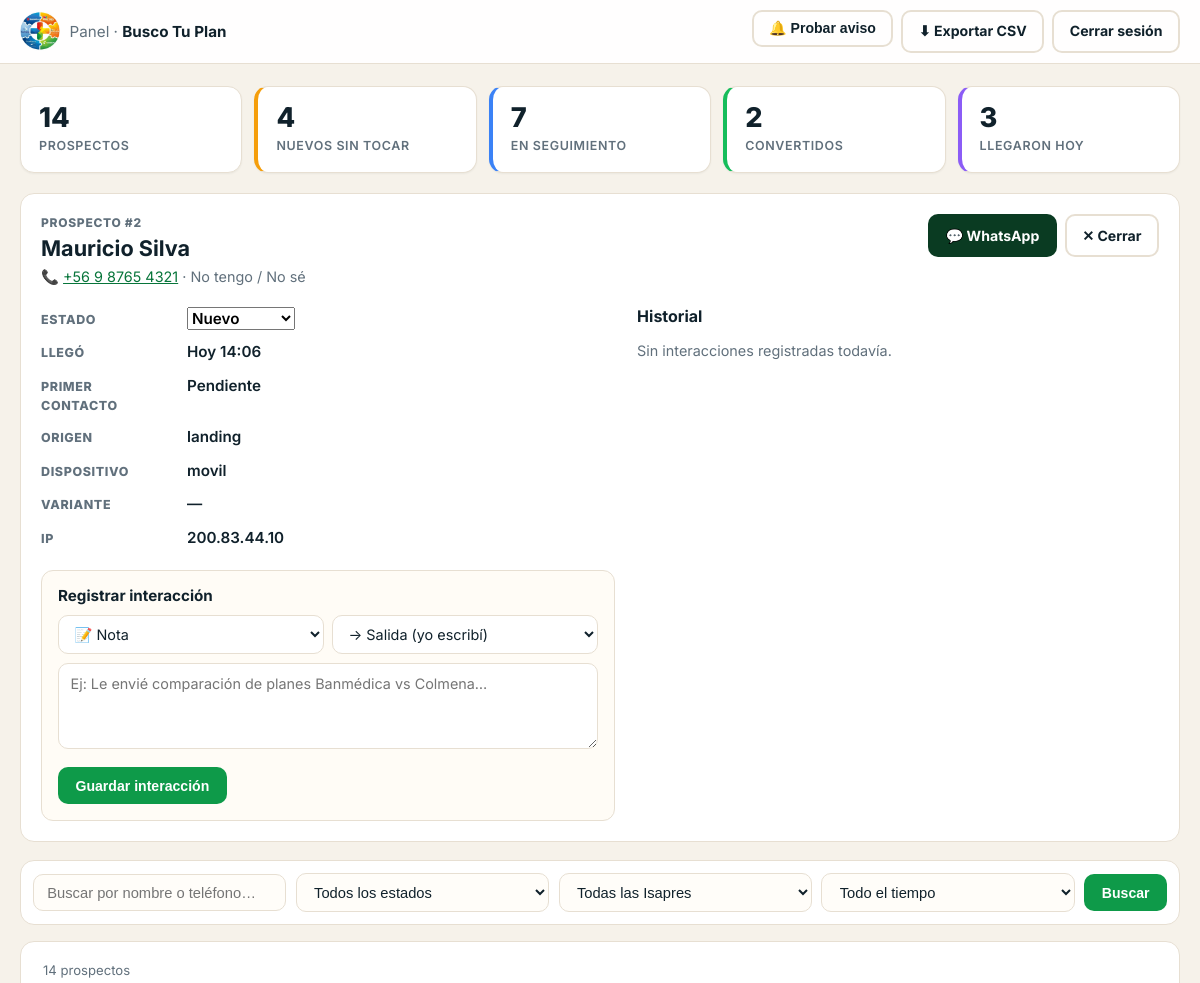
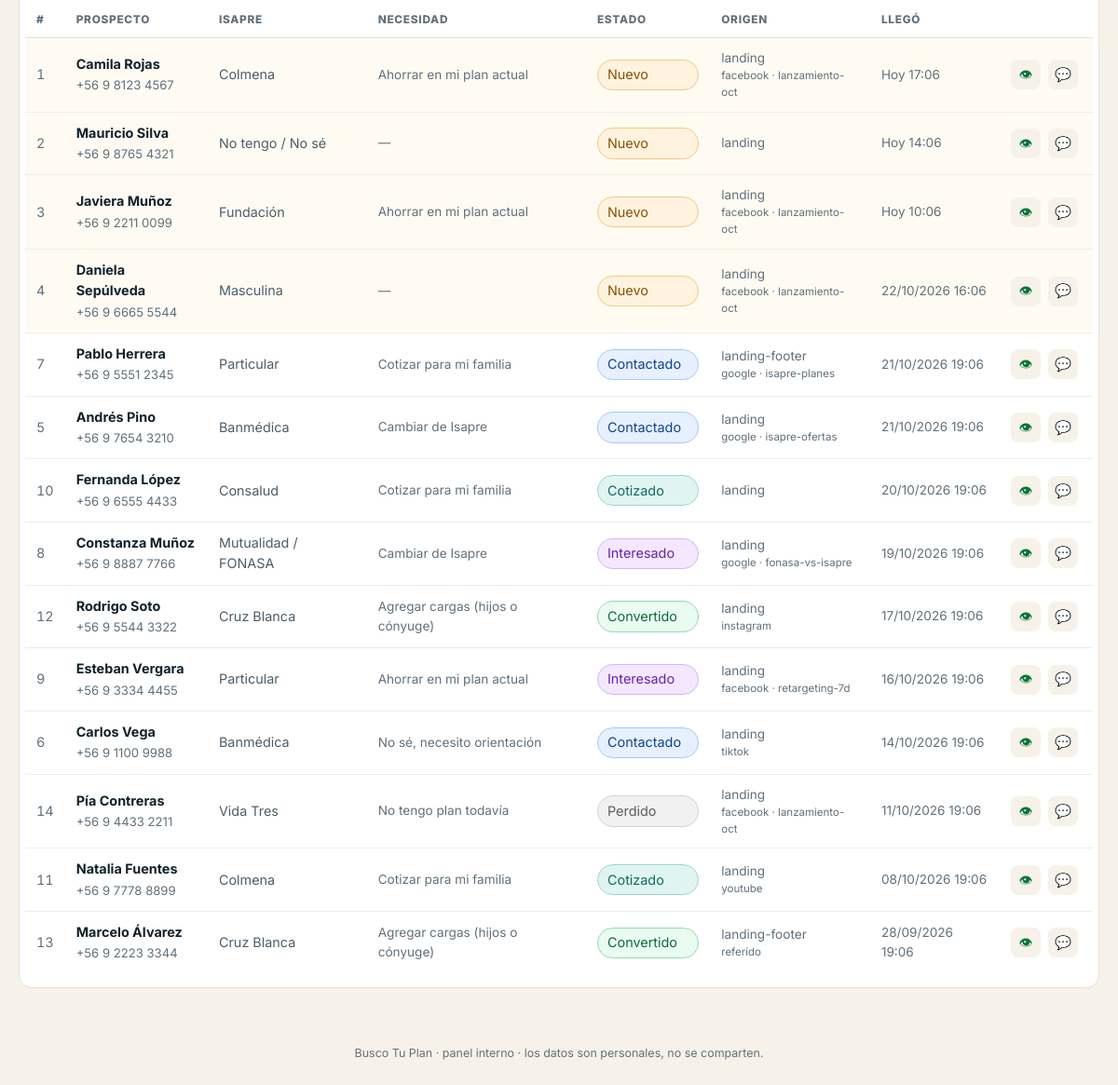
Page /admin/leads.php?ver=2& (signed in) on the committed database (2 pictures, top to bottom).
### tables this page shows
CREATE TABLE IF NOT EXISTS `leads` (
  `id`                   INT UNSIGNED     NOT NULL AUTO_INCREMENT,
  `nombre`               VARCHAR(120)     NOT NULL,
  `telefono`             VARCHAR(32)      NOT NULL COMMENT 'Ej: +56987654321',
  `telefono_normalizado` VARCHAR(32)      NOT NULL COMMENT 'Solo dígitos nacionales',
  `email`                VARCHAR(160)     DEFAULT NULL,
  `isapre_actual`        VARCHAR(60)      DEFAULT NULL,
  `necesidad`            VARCHAR(60)      DEFAULT NULL,
  `cargas`               TINYINT UNSIGNED DEFAULT NULL,
  `mensaje`              TEXT             DEFAULT NULL,

   
  `origen`               VARCHAR(40)      NOT NULL DEFAULT 'landing',
  `utm_source`           VARCHAR(120)     DEFAULT NULL,
  `utm_medium`           VARCHAR(120)     DEFAULT NULL,
  `utm_campaign`         VARCHAR(160)     DEFAULT NULL,
  `utm_content`          VARCHAR(160)     DEFAULT NULL,
  `utm_term`             VARCHAR(160)     DEFAULT NULL,
  `variante`             VARCHAR(24)      DEFAULT NULL COMMENT 'CTA que vio: formulario | whatsapp',
  `referrer`             VARCHAR(500)     DEFAULT NULL,
  `landing_url`          VARCHAR(500)     DEFAULT NULL,
  `dispositivo`          VARCHAR(80)      DEFAULT NULL,
  `ip`                   VARCHAR(45)      DEFAULT NULL,
  `user_agent`           VARCHAR(500)     DEFAULT NULL,

   
  `estado`               ENUM('nuevo','contactado','interesado','cotizado',
                               'convertido','perdido') NOT NULL DEFAULT 'nuevo',
  `consentimiento`       TINYINT(1)       NOT NULL DEFAULT 0,
  `contactado_en`        DATETIME         DEFAULT NULL,
  `notas`                TEXT             DEFAULT NULL,

  `created_at`           DATETIME         NOT NULL DEFAULT CURRENT_TIMESTAMP,
  `updated_at`           DATETIME         NOT NULL DEFAULT CURRENT_TIMESTAMP
                                       ON UPDATE CURRENT_TIMESTAMP,

  PRIMARY KEY (`id`),
  KEY `idx_estado`  (`estado`),
  KEY `idx_created` (`created_at`),
  KEY `idx_tel`     (`telefono_normalizado`)
);

### admin/_guard.php (called while the page is built, shortened)
<?php
require_once dirname(__DIR__) . '/config.php';
if (!function_exists('btp_rand')) {
    function e($s) { return htmlspecialchars((string) $s, ENT_QUOTES, 'UTF-8'); }
    function db()
    {
        return btp_conectar();
    }
}
function btp_estados()
{
    return array('nuevo', 'contactado', 'interesado', 'cotizado', 'convertido', 'perdido');
}

### config.php (called while the page is built, shortened)
<?php
if (!function_exists('btp_conectar')) {
    function btp_conectar()
    {
        static $pdo = null;
        if ($pdo !== null) { return $pdo; }
        $dsn = 'mysql:host=' . DB_HOST . ';port=' . DB_PORT . ';dbname=' . DB_NAME . ';charset=utf8mb4';
        $pdo = new PDO($dsn, DB_USER, DB_PASS, array(
            PDO::ATTR_ERRMODE            => PDO::ERRMODE_EXCEPTION,
            PDO::ATTR_DEFAULT_FETCH_MODE => PDO::FETCH_ASSOC,
            PDO::ATTR_EMULATE_PREPARES   => false,
        ));
        try {
            $tzScl  = new DateTimeZone('America/Santiago');
            $offset = (new DateTime('now', $tzScl))->format('P');
            $pdo->exec("SET time_zone = '" . $offset . "'");
        } catch (Exception $e) {
            @error_log('btp: no se pudo fijar time_zone (' . $e->getMessage() . ')');
        }
        return $pdo;
    }
}

### admin/leads.php (the view, shortened to what this page needs)
<?php
require __DIR__ . '/_guard.php';
$estados = btp_estados();
$perPage = 25;
$filtro = function ($clave, $max) {
    $v = isset($_GET[$clave]) ? (string) $_GET[$clave] : '';
    return mb_substr(trim($v), 0, $max, 'UTF-8');
};
$q       = $filtro('q', 60);
$rango   = $filtro('rango', 4);
$page    = max(1, (int) (isset($_GET['page']) ? $_GET['page'] : 1));
$verId   = (int) (isset($_GET['ver']) ? $_GET['ver'] : 0);
$qs = array();
$filtrosQS = http_build_query($qs);
$where  = array();
$params = array();
$wSQL = $where ? (' WHERE ' . implode(' AND ', $where)) : '';
$kpi = db()->query("SELECT COUNT(*) total,
                           COALESCE(SUM(estado = 'nuevo'),0) nuevos,
                           COALESCE(SUM(estado IN ('contactado','interesado','cotizado')),0) seguimiento,
                           COALESCE(SUM(estado = 'convertido'),0) convertidos,
                           COALESCE(SUM(DATE(created_at) = CURDATE()),0) hoy
                    FROM leads")->fetch();
$st = db()->prepare('SELECT COUNT(*) FROM leads' . $wSQL);
$st->execute($params);
$totalFiltrado = (int) $st->fetchColumn();
$st = db()->prepare('SELECT id, nombre, telefono, isapre_actual, necesidad, estado, origen,
                            utm_source, utm_campaign, dispositivo, ip, created_at, contactado_en
                     FROM leads' . $wSQL . ' ORDER BY created_at DESC, id DESC
                     LIMIT :lim OFFSET :des');
$st->bindValue(':lim', $perPage, PDO::PARAM_INT);
$st->bindValue(':des', ($page - 1) * $perPage, PDO::PARAM_INT);
$st->execute();
$leads = $st->fetchAll();
$detalle = null; $actividades = array();
if ($verId > 0) {
    $st = db()->prepare('SELECT * FROM leads WHERE id = ?');
    $st->execute(array($verId));
    $detalle = $st->fetch();
    if ($detalle) {
        $st = db()->prepare('SELECT * FROM lead_activities WHERE lead_id = ? ORDER BY created_at DESC, id DESC');
        $st->execute(array($verId));
        $actividades = $st->fetchAll();
    } else {
        $verId = 0;
    }
}
function fmt_tel($t)
{
    $d = preg_replace('/\D+/', '', (string) $t);
    if (strpos($d, '56') === 0 && strlen($d) >= 11) {
        $d = substr($d, 2);
        return '+56 ' . (strlen($d) === 9 ? substr($d, 0, 1) . ' ' . substr($d, 1, 4) . ' ' . substr($d, 5)
                                           : $d);
    }
    return $t;
}
function wa_de($t) { return 'https://wa.me/' . preg_replace('/\D+/', '', (string) $t); }
function fecha_corta($f)
{
    $ts = strtotime($f);
    $mismoDia = date('Y-m-d') === date('Y-m-d', $ts);
    return $mismoDia
        ? 'Hoy ' . date('H:i', $ts)
        : date('d/m/Y', $ts) . ' ' . date('H:i', $ts);
}
$badge = array(
    'nuevo' => 'b-nuevo', 'contactado' => 'b-contactado', 'interesado' => 'b-interesado',
    'cotizado' => 'b-cotizado', 'convertido' => 'b-convertido', 'perdido' => 'b-perdido',
);
?>
<!doctype html>
<html lang="es-CL">
<head>
<link rel="stylesheet" href="../assets/css/panel.css?v=20261020a">
</head>
<body class="panel-body">
<header class="panel-top">
  <div class="panel-top-in">
    <a class="panel-brand" href="leads.php">
      <img src="../assets/img/logo-icon.webp" alt="" width="40" height="40">
      <span>Panel · <strong>Busco Tu Plan</strong></span>
    </a>
    <nav class="panel-acciones">
      <form method="post" class="inline-form"
            onsubmit="return confirm('Enviar un aviso de prueba por Telegram / correo?')">
        <button type="submit" class="btn-panel btn-panel-ghost">🔔 Probar aviso</button>
      </form>
      <a class="btn-panel btn-panel-ghost"
         href="export.php?<?= e($filtrosQS) ?>">⬇ Exportar CSV</a>
      <a class="btn-panel btn-panel-ghost" href="logout.php">Cerrar sesión</a>
    </nav>
  </div>
</header>
<main class="panel-main">
  <section class="kpis">
    <div class="kpi"><b><?= (int) $kpi['total'] ?></b><span>Prospectos</span></div>
    <div class="kpi kpi-nuevo"><b><?= (int) $kpi['nuevos'] ?></b><span>Nuevos sin tocar</span></div>
    <div class="kpi kpi-seg"><b><?= (int) $kpi['seguimiento'] ?></b><span>En seguimiento</span></div>
    <div class="kpi kpi-conv"><b><?= (int) $kpi['convertidos'] ?></b><span>Convertidos</span></div>
    <div class="kpi kpi-hoy"><b><?= (int) $kpi['hoy'] ?></b><span>Llegaron hoy</span></div>
  </section>
  <?php if ($detalle): ?>
  <section class="detalle">
    <div class="detalle-head">
      <div>
        <p class="detalle-eyebrow">Prospecto #<?= (int) $detalle['id'] ?></p>
        <h2><?= e($detalle['nombre']) ?></h2>
        <p class="detalle-sub">
          📞 <a href="tel:<?= e($detalle['telefono']) ?>"><?= e(fmt_tel($detalle['telefono'])) ?></a>
          · <?= e($detalle['isapre_actual'] ?: 'Isapre no informada') ?>
        </p>
      </div>
      <div class="detalle-btns">
        <a class="btn-panel btn-panel-wa" target="_blank" rel="noopener"
           href="<?= e(wa_de($detalle['telefono'])) ?>?text=<?= rawurlencode('Hola ' . $detalle['nombre'] . ', te escribo de Busco Tu Plan por tu cotización de plan de Isapre.') ?>">
          💬 WhatsApp</a>
        <a class="btn-panel btn-panel-ghost" href="leads.php?<?= e($filtrosQS) ?>">✕ Cerrar</a>
      </div>
    </div>
    <div class="detalle-grid">
      <div class="detalle-datos">
        <dl>
          <div><dt>Estado</dt><dd>
            <form method="post" class="inline-form" onchange="this.submit()">
              <select name="estado">
                <?php foreach ($estados as $s): ?>
                  <option value="<?= $s ?>" <?= $detalle['estado'] === $s ? 'selected' : '' ?>><?= ucfirst($s) ?></option>
                <?php endforeach; ?>
              </select>
            </form>
          </dd></div>
          <div><dt>Llegó</dt><dd><?= e(fecha_corta($detalle['created_at'])) ?></dd></div>
          <div><dt>Primer contacto</dt><dd><?= $detalle['contactado_en'] ? e(fecha_corta($detalle['contactado_en'])) : 'Pendiente' ?></dd></div>
          <div><dt>Origen</dt><dd><?= e($detalle['origen']) ?>
            <?php if ($detalle['utm_source']): ?>
              <small class="utm"><?= e($detalle['utm_source']) ?> / <?= e($detalle['utm_medium']) ?>
                <?php if ($detalle['utm_campaign']): ?> / <?= e($detalle['utm_campaign']) ?><?php endif; ?></small>
            <?php endif; ?></dd></div>
          <div><dt>Dispositivo</dt><dd><?= e($detalle['dispositivo'] ?: '—') ?></dd></div>
          <div><dt>Variante</dt><dd><?php
            if ($detalle['variante'] === 'whatsapp') { echo 'CTA WhatsApp'; }
            elseif ($detalle['variante'] === 'formulario') { echo 'CTA formulario'; }
            else { echo '—'; }
          ?></dd></div>
          <div><dt>IP</dt><dd><?= e($detalle['ip'] ?: '—') ?></dd></div>
        </dl>
        <form method="post" class="form-actividad">
          <h3>Registrar interacción</h3>
          <div class="fila">
            <select name="tipo" aria-label="Tipo">
              <option value="nota">📝 Nota</option>
            </select>
            <select name="direccion" aria-label="Dirección">
              <option value="salida">→ Salida (yo escribí)</option>
            </select>
          </div>
          <textarea name="detalle" rows="3" required
                    placeholder="Ej: Le envié comparación de planes Banmédica vs Colmena…"></textarea>
          <button type="submit" class="btn-panel btn-panel-verde">Guardar interacción</button>
        </form>
      </div>
      <div class="detalle-actividades">
        <h3>Historial</h3>
        <?php if (!$actividades): ?>
          <p class="vacio">Sin interacciones registradas todavía.</p>
        <?php endif; ?>
      </div>
    </div>
  </section>
  <?php endif; ?>
  <form class="filtros" method="get" action="leads.php">
    <div class="filtros-campo">
      <input type="search" name="q" value="<?= e($q) ?>" placeholder="Buscar por nombre o teléfono…">
    </div>
    <div class="filtros-campo">
      <select name="estado" onchange="this.form.submit()">
        <option value="">Todos los estados</option>
      </select>
    </div>
    <div class="filtros-campo">
      <select name="isapre" onchange="this.form.submit()">
        <option value="">Todas las Isapres</option>
      </select>
    </div>
    <div class="filtros-campo">
      <select name="rango" onchange="this.form.submit()">
        <option value="" <?= $rango === '' ? 'selected' : '' ?>>Todo el tiempo</option>
      </select>
    </div>
    <button type="submit" class="btn-panel btn-panel-verde">Buscar</button>
  </form>
  <section class="tabla-wrap">
    <p class="tabla-resumen">
      <?= $totalFiltrado ?> <?= $totalFiltrado === 1 ? 'prospecto' : 'prospectos' ?>
    </p>
    <?php if (!$leads): ?>
      <div class="vacio-grande">
        <p><strong>Aún no hay prospectos con estos filtros.</strong></p>
        <p>Cuando alguien complete el formulario de la landing aparecerá aquí al instante.</p>
      </div>
    <?php else: ?>
      <div class="tabla-scroll">
      <table class="tabla">
        <thead>
          <tr>
            <th>#</th><th>Prospecto</th><th>Isapre</th><th>Necesidad</th>
            <th>Estado</th><th>Origen</th><th>Llegó</th><th></th>
          </tr>
        </thead>
        <tbody>
          <?php foreach ($leads as $l): ?>
            <tr class="<?= $l['estado'] === 'nuevo' ? 'fila-nueva' : '' ?>">
              <td class="num"><?= (int) $l['id'] ?></td>
              <td>
                <a class="nombre" href="leads.php?ver=<?= (int) $l['id'] ?>&<?= e($filtrosQS) ?>"><?= e($l['nombre']) ?></a>
                <span class="tel"><?= e(fmt_tel($l['telefono'])) ?></span>
              </td>
              <td><?= e($l['isapre_actual'] ?: '—') ?></td>
              <td class="sutil"><?= e($l['necesidad'] ?: '—') ?></td>
              <td>
                <form method="post" class="inline-form" onchange="this.submit()">
                  <select name="estado" class="badge <?= isset($badge[$l['estado']]) ? $badge[$l['estado']] : '' ?>">
                    <?php foreach ($estados as $s): ?>
                      <option value="<?= $s ?>" <?= $l['estado'] === $s ? 'selected' : '' ?>><?= ucfirst($s) ?></option>
                    <?php endforeach; ?>
                  </select>
                </form>
              </td>
              <td class="sutil">
                <?= e($l['origen']) ?>
                <?php if ($l['utm_source']): ?><small class="utm"><?= e($l['utm_source']) ?><?php if ($l['utm_campaign']): ?> · <?= e($l['utm_campaign']) ?><?php endif; ?></small><?php endif; ?>
              </td>
              <td class="sutil"><?= e(fecha_corta($l['created_at'])) ?></td>
              <td class="acciones">
                <a class="icono" title="Ver y dar seguimiento"
                   href="leads.php?ver=<?= (int) $l['id'] ?>&<?= e($filtrosQS) ?>">👁</a>
                <a class="icono" title="Escribir por WhatsApp" target="_blank" rel="noopener"
                   href="<?= e(wa_de($l['telefono'])) ?>?text=<?= rawurlencode('Hola ' . $l['nombre'] . ', te escribo de Busco Tu Plan por tu cotización de plan de Isapre.') ?>">💬</a>
              </td>
            </tr>
          <?php endforeach; ?>
        </tbody>
      </table>
      </div>
    <?php endif; ?>
  </section>
</main>
<footer class="panel-pie">
  Busco Tu Plan · panel interno · los datos son personales, no se comparten.
</footer>
</body>
</html>

### rows in the picture
leads: id "2", nombre "Mauricio Silva", telefono "+56 9 8765 4321", isapre_actual "No tengo / No sé", estado "Nuevo", created_at "Hoy 14:06", origen "landing", dispositivo "movil", ip "200.83.44.10", necesidad "—"
leads: id "1", nombre "Camila Rojas", telefono "+56 9 8123 4567", isapre_actual "Colmena", necesidad "Ahorrar en mi plan actual", estado "Nuevo", origen "landing", utm_source "facebook", utm_campaign "lanzamiento-oct", created_at "Hoy 17:06"
leads: id "3", nombre "Javiera Muñoz", telefono "+56 9 2211 0099", isapre_actual "Fundación", necesidad "Ahorrar en mi plan actual", estado "Nuevo", origen "landing", utm_source "facebook", utm_campaign "lanzamiento-oct", created_at "Hoy 10:06"
leads: id "4", nombre "Daniela Sepúlveda", telefono "+56 9 6665 5544", isapre_actual "Masculina", necesidad "—", estado "Nuevo", origen "landing", utm_source "facebook", utm_campaign "lanzamiento-oct", created_at "22/10/2026 16:06"
leads: id "7", nombre "Pablo Herrera", telefono "+56 9 5551 2345", isapre_actual "Particular", necesidad "Cotizar para mi familia", estado "Contactado", origen "landing-footer", utm_source "google", utm_campaign "isapre-planes", created_at "21/10/2026 19:06"
leads: id "5", nombre "Andrés Pino", telefono "+56 9 7654 3210", isapre_actual "Banmédica", necesidad "Cambiar de Isapre", estado "Contactado", origen "landing", utm_source "google", utm_campaign "isapre-ofertas", created_at "21/10/2026 19:06"
leads: id "10", nombre "Fernanda López", telefono "+56 9 6555 4433", isapre_actual "Consalud", necesidad "Cotizar para mi familia", estado "Cotizado", origen "landing", created_at "20/10/2026 19:06"
leads: id "8", nombre "Constanza Muñoz", telefono "+56 9 8887 7766", isapre_actual "Mutualidad / FONASA", necesidad "Cambiar de Isapre", estado "Interesado", origen "landing", utm_source "google", utm_campaign "fonasa-vs-isapre", created_at "19/10/2026 19:06"
leads: id "12", nombre "Rodrigo Soto", telefono "+56 9 5544 3322", isapre_actual "Cruz Blanca", necesidad "Agregar cargas (hijos o cónyuge)", estado "Convertido", origen "landing", utm_source "instagram", created_at "17/10/2026 19:06"
leads: id "9", nombre "Esteban Vergara", telefono "+56 9 3334 4455", isapre_actual "Particular", necesidad "Ahorrar en mi plan actual", estado "Interesado", origen "landing", utm_source "facebook", utm_campaign "retargeting-7d", created_at "16/10/2026 19:06"
leads: id "6", nombre "Carlos Vega", telefono "+56 9 1100 9988", isapre_actual "Banmédica", necesidad "No sé, necesito orientación", estado "Contactado", origen "landing", utm_source "tiktok", created_at "14/10/2026 19:06"
leads: id "14", nombre "Pía Contreras", telefono "+56 9 4433 2211", isapre_actual "Vida Tres", necesidad "No tengo plan todavía", estado "Perdido", origen "landing", utm_source "facebook", utm_campaign "lanzamiento-oct", created_at "11/10/2026 19:06"
leads: id "11", nombre "Natalia Fuentes", telefono "+56 9 7778 8899", isapre_actual "Colmena", necesidad "Cotizar para mi familia", estado "Cotizado", origen "landing", utm_source "youtube", created_at "08/10/2026 19:06"
leads: id "13", nombre "Marcelo Álvarez", telefono "+56 9 2223 3344", isapre_actual "Cruz Blanca", necesidad "Agregar cargas (hijos o cónyuge)", estado "Convertido", origen "landing-footer", utm_source "referido", created_at "28/09/2026 19:06"

### other values in the picture
$kpi['total'] "14"
$kpi['nuevos'] "4"
$kpi['seguimiento'] "7"
$kpi['convertidos'] "2"
$kpi['hoy'] "3"
$totalFiltrado "14"
